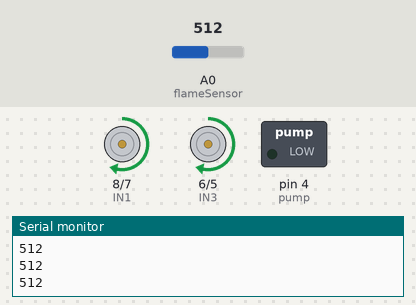
Bench run of a sketch on a simulated Arduino Uno, built with avr-gcc and run on an emulated ATmega328P. Parts: motor-driver pin pairs drawn as motors (green arrow = first pin HIGH = forward, orange = second pin HIGH = backward, longer = more drive, scaled by the enable pin), switched loads named in the sketch (green lamp = pin HIGH), the last lines printed to the serial monitor. The inputs (shaded band) are chosen by the test bench; at power-on: A0 (flameSensor) = 512.

Above: at 1.2 s.
1.3 s: A0 (flameSensor) set to 309
2.8 s: A0 (flameSensor) set to 282
At 4.0 s:
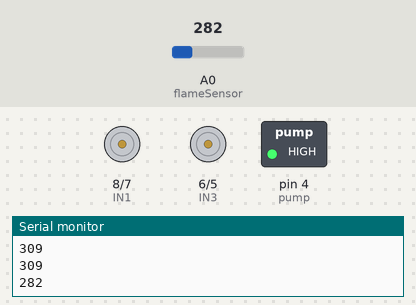
4.3 s: A0 (flameSensor) set to 306
At 6.4 s:
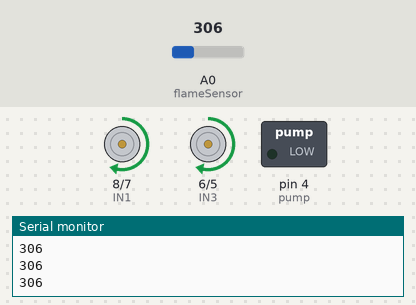
7.3 s: A0 (flameSensor) set to 290
At 8.7 s:
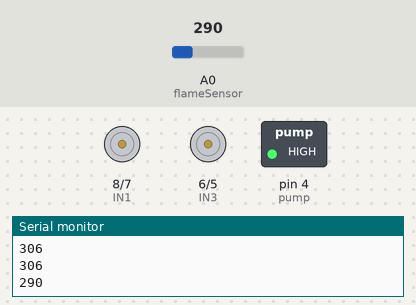
Timing chart, 0 to 9.8 s (numbered marks = the images above; inputs shaded):
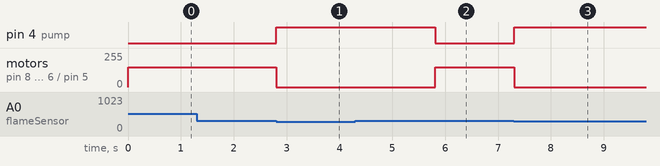

Measured:
- the behaviour switches between 300 and 299 on A0 (flameSensor) (found by bisection; images 0 and 1)
- after the input at 2.8 s, pin 4 (pump): LOW → HIGH at once; motor on pin 8 (IN1) / pin 7 (IN2), motor on pin 6 (IN3) / pin 5 (IN4): forward 150/255 → stopped at once
- after the input at 4.3 s, pin 4 (pump): HIGH → LOW after 1.5 s; motor on pin 8 (IN1) / pin 7 (IN2), motor on pin 6 (IN3) / pin 5 (IN4): stopped → forward 150/255 after 1.5 s
- after the input at 7.3 s, pin 4 (pump): LOW → HIGH at once; motor on pin 8 (IN1) / pin 7 (IN2), motor on pin 6 (IN3) / pin 5 (IN4): forward 150/255 → stopped at once

The sketch:

fire_fighting_robot.ino
```cpp
// Fire Fighting Robot Code
// Components: Arduino Uno, Flame Sensor, L298N Motor Driver, DC Motors, Relay Module + Water Pump

// Motor pins (L298N)
int ENA = 9;  // Enable pin for Left Motor
int IN1 = 8;  // Left Motor
int IN2 = 7;  // Left Motor
int ENB = 10; // Enable pin for Right Motor
int IN3 = 6;  // Right Motor
int IN4 = 5;  // Right Motor

// Flame sensor pin
int flameSensor = A0;

// Water pump pin (Relay)
int pump = 4;

void setup() {
  // Motor pins as output
  pinMode(ENA, OUTPUT);
  pinMode(IN1, OUTPUT);
  pinMode(IN2, OUTPUT);
  pinMode(ENB, OUTPUT);
  pinMode(IN3, OUTPUT);
  pinMode(IN4, OUTPUT);

  // Pump pin as output
  pinMode(pump, OUTPUT);

  // Flame sensor as input
  pinMode(flameSensor, INPUT);

  // Serial for debugging
  Serial.begin(9600);
}

void loop() {
  int flameValue = analogRead(flameSensor); // Read flame sensor value
  Serial.println(flameValue);

  // Adjust threshold as per sensor sensitivity
  if (flameValue < 300) {
    // Fire detected
    stopMoving();
    digitalWrite(pump, HIGH);  // Turn ON pump
    delay(3000);               // Spray water for 3 seconds
    digitalWrite(pump, LOW);   // Turn OFF pump
  }
  else {
    // No fire -> Move forward
    moveForward();
  }
}

// Functions to control motors
void moveForward() {
  digitalWrite(IN1, HIGH);
  digitalWrite(IN2, LOW);
  analogWrite(ENA, 150);

  digitalWrite(IN3, HIGH);
  digitalWrite(IN4, LOW);
  analogWrite(ENB, 150);
}

void stopMoving() {
  digitalWrite(IN1, LOW);
  digitalWrite(IN2, LOW);
  digitalWrite(IN3, LOW);
  digitalWrite(IN4, LOW);
}
```
